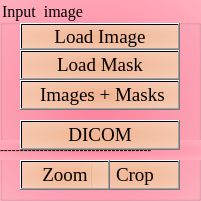
   <widget class="QGroupBox" name="groupBox_1">
    <property name="enabled">
     <bool>true</bool>
    </property>
    <property name="geometry">
     <rect>
      <x>20</x>
      <y>10</y>
      <width>201</width>
      <height>201</height>
     </rect>
    </property>
    <property name="font">
     <font>
      <family>Times New Roman</family>
      <pointsize>12</pointsize>
      <weight>9</weight>
      <italic>false</italic>
      <bold>false</bold>
     </font>
    </property>
    <property name="styleSheet">
     <string notr="true">background-color: qradialgradient(spread:pad, cx:0.495, cy:0.494318, radius:2, fx:0.489, fy:0.494318, stop:0 rgba(255, 132,156, 255), stop:1 rgba(255, 255, 255, 255));color: rgb(0, 0, 0);font: 75 12pt &quot;Times New Roman&quot;;</string>
    </property>
    <property name="title">
     <string>Input  image </string>
    </property>
    <widget class="QPushButton" name="cropeimage_2">
     <property name="enabled">
      <bool>true</bool>
     </property>
     <property name="geometry">
      <rect>
       <x>20</x>
       <y>160</y>
       <width>90</width>
       <height>30</height>
      </rect>
     </property>
     <property name="font">
      <font>
       <family>Times New Roman</family>
       <pointsize>14</pointsize>
       <weight>9</weight>
       <italic>false</italic>
       <bold>false</bold>
      </font>
     </property>
     <property name="styleSheet">
      <string notr="true">color: rgb(0, 0, 0);background-color: qradialgradient(spread:pad, cx:0.5, cy:0.5, radius:2, fx:0.5, fy:0.5, stop:0 rgba(240, 181, 142, 237), stop:1 rgba(255, 255, 255, 255));
 font: 75 14pt &quot;Times New Roman&quot;; </string>
     </property>
     <property name="text">
      <string>Zoom</string>
     </property>
    </widget>
    <widget class="QPushButton" name="loadimage">
     <property name="enabled">
      <bool>true</bool>
     </property>
     <property name="geometry">
      <rect>
       <x>20</x>
       <y>23</y>
       <width>160</width>
       <height>27</height>
      </rect>
     </property>
     <property name="font">
      <font>
       <family>Times New Roman</family>
       <pointsize>14</pointsize>
       <weight>9</weight>
       <italic>false</italic>
       <bold>false</bold>
      </font>
     </property>
     <property name="styleSheet">
      <string notr="true">color: rgb(0, 0, 0);background-color: qradialgradient(spread:pad, cx:0.5, cy:0.5, radius:2, fx:0.5, fy:0.5, stop:0 rgba(240, 181, 142, 237), stop:1 rgba(255, 255, 255, 255));
 font: 75 14pt &quot;Times New Roman&quot;; </string>
     </property>
     <property name="text">
      <string>Load Image</string>
     </property>
    </widget>
    <widget class="QPushButton" name="DICOM_input">
     <property name="enabled">
      <bool>true</bool>
     </property>
     <property name="geometry">
      <rect>
       <x>20</x>
       <y>120</y>
       <width>160</width>
       <height>30</height>
      </rect>
     </property>
     <property name="font">
      <font>
       <family>Times New Roman</family>
       <pointsize>14</pointsize>
       <weight>9</weight>
       <italic>false</italic>
       <bold>false</bold>
      </font>
     </property>
     <property name="styleSheet">
      <string notr="true">color: rgb(0, 0, 0);background-color: qradialgradient(spread:pad, cx:0.5, cy:0.5, radius:2, fx:0.5, fy:0.5, stop:0 rgba(240, 181, 142, 237), stop:1 rgba(255, 255, 255, 255));
 font: 75 14pt &quot;Times New Roman&quot;; </string>
     </property>
     <property name="text">
      <string>DICOM</string>
     </property>
    </widget>
    <widget class="QLabel" name="label">
     <property name="geometry">
      <rect>
       <x>0</x>
       <y>140</y>
       <width>201</width>
       <height>20</height>
      </rect>
     </property>
     <property name="text">
      <string>--------------------------------------</string>
     </property>
    </widget>
    <widget class="QPushButton" name="cropeimage">
     <property name="enabled">
      <bool>true</bool>
     </property>
     <property name="geometry">
      <rect>
       <x>90</x>
       <y>160</y>
       <width>90</width>
       <height>30</height>
      </rect>
     </property>
     <property name="font">
      <font>
       <family>Times New Roman</family>
       <pointsize>14</pointsize>
       <weight>9</weight>
       <italic>false</italic>
       <bold>false</bold>
      </font>
     </property>
     <property name="styleSheet">
      <string notr="true">color: rgb(0, 0, 0);background-color: qradialgradient(spread:pad, cx:0.5, cy:0.5, radius:2, fx:0.5, fy:0.5, stop:0 rgba(240, 181, 142, 237), stop:1 rgba(255, 255, 255, 255));
 font: 75 14pt &quot;Times New Roman&quot;; </string>
     </property>
     <property name="text">
      <string>Crop</string>
     </property>
    </widget>
    <widget class="QPushButton" name="load_mask">
     <property name="enabled">
      <bool>true</bool>
     </property>
     <property name="geometry">
      <rect>
       <x>20</x>
       <y>50</y>
       <width>160</width>
       <height>30</height>
      </rect>
     </property>
     <property name="font">
      <font>
       <family>Times New Roman</family>
       <pointsize>14</pointsize>
       <weight>9</weight>
       <italic>false</italic>
       <bold>false</bold>
      </font>
     </property>
     <property name="styleSheet">
      <string notr="true">color: rgb(0, 0, 0);background-color: qradialgradient(spread:pad, cx:0.5, cy:0.5, radius:2, fx:0.5, fy:0.5, stop:0 rgba(240, 181, 142, 237), stop:1 rgba(255, 255, 255, 255));
 font: 75 14pt &quot;Times New Roman&quot;; </string>
     </property>
     <property name="text">
      <string>Load Mask</string>
     </property>
    </widget>
    <widget class="QPushButton" name="loadimage_2">
     <property name="enabled">
      <bool>true</bool>
     </property>
     <property name="geometry">
      <rect>
       <x>20</x>
       <y>80</y>
       <width>160</width>
       <height>30</height>
      </rect>
     </property>
     <property name="font">
      <font>
       <family>Times New Roman</family>
       <pointsize>14</pointsize>
       <weight>9</weight>
       <italic>false</italic>
       <bold>false</bold>
      </font>
     </property>
     <property name="styleSheet">
      <string notr="true">color: rgb(0, 0, 0);background-color: qradialgradient(spread:pad, cx:0.5, cy:0.5, radius:2, fx:0.5, fy:0.5, stop:0 rgba(240, 181, 142, 237), stop:1 rgba(255, 255, 255, 255));
 font: 75 14pt &quot;Times New Roman&quot;; </string>
     </property>
     <property name="text">
      <string> Images + Masks</string>
     </property>
    </widget>
    <zorder>loadimage</zorder>
    <zorder>label</zorder>
    <zorder>cropeimage</zorder>
    <zorder>load_mask</zorder>
    <zorder>loadimage_2</zorder>
    <zorder>cropeimage_2</zorder>
    <zorder>DICOM_input</zorder>
   </widget>
